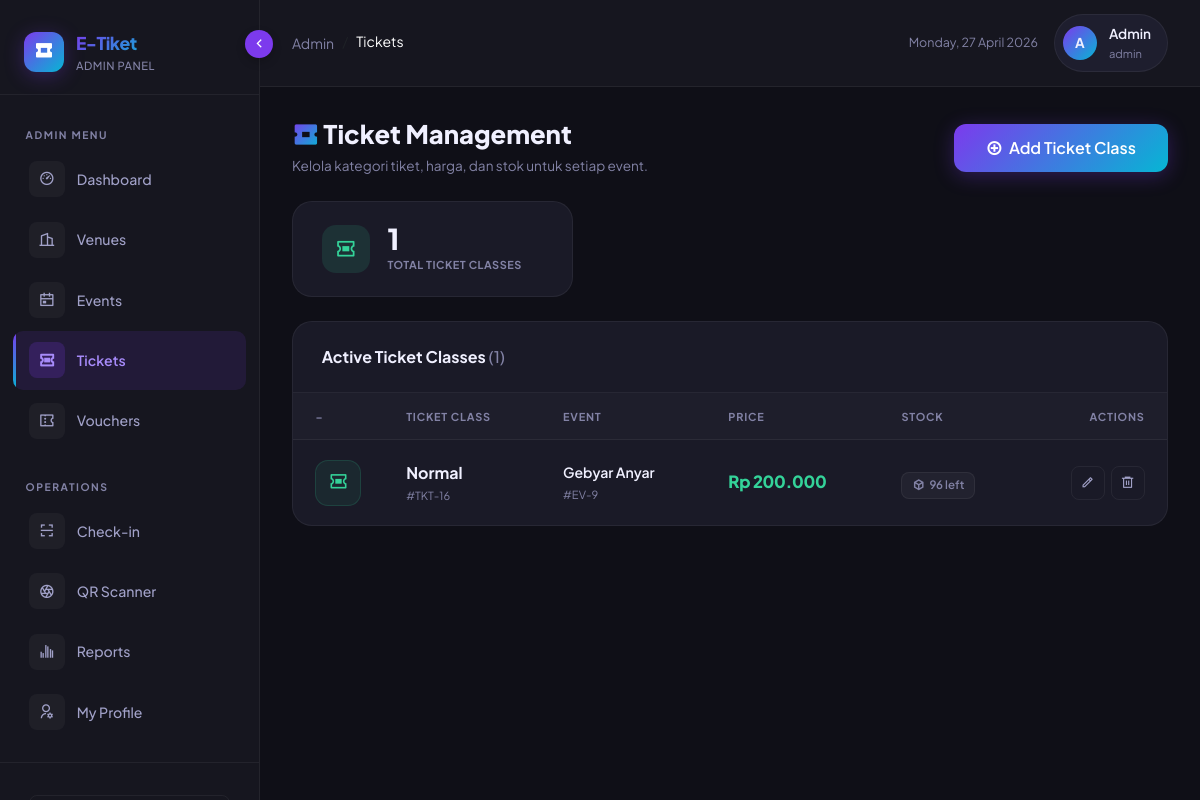
/admin/tiket.php (signed in), run on the app's committed database.
### tables this page shows
CREATE TABLE `tiket` (
  `id_tiket` int(11) NOT NULL,
  `id_event` int(11) NOT NULL,
  `nama_tiket` varchar(50) NOT NULL,
  `harga` int(11) NOT NULL,
  `kuota` int(11) NOT NULL
);

CREATE TABLE `event` (
  `id_event` int(11) NOT NULL,
  `nama_event` varchar(150) NOT NULL,
  `deskripsi` text DEFAULT NULL,
  `tanggal` date NOT NULL,
  `id_venue` int(11) NOT NULL,
  `gambar` varchar(255) DEFAULT 'default.jpg'
);

### app/controllers/TiketController.php (called while the page is built, shortened)
<?php
class TiketController {
    private $tiketModel;
    public function __construct() {
        require_once __DIR__ . '/../models/TiketModel.php';
        $this->tiketModel = new TiketModel();
    }
    public function index(): void {
        $tikets = $this->tiketModel->getAll();
        require_once __DIR__ . '/../views/admin/tiket/index.php';
    }
}

### admin/tiket.php (called while the page is built, shortened)
<?php
require_once __DIR__ . '/../app/controllers/TiketController.php';
(new TiketController())->index();

### app/config/auth.php (called while the page is built, shortened)
<?php
function currentUser(): array {
    return [
        'id'   => $_SESSION['id_user'] ?? null,
        'nama' => $_SESSION['nama']    ?? '',
        'role' => $_SESSION['role']    ?? '',
    ];
}

### app/config/database.php (called while the page is built, shortened)
<?php
function getDbConnection(): mysqli {
    static $conn = null;
    if ($conn === null) {
        $host = 'localhost';
        $user = 'root';
        $pass = '';
        $db   = 'event_tiket';
        $conn = mysqli_connect($host, $user, $pass, $db);
        mysqli_set_charset($conn, 'utf8mb4');
    }
    return $conn;
}

### app/models/BaseModel.php (called while the page is built, shortened)
<?php
abstract class BaseModel {
    protected mysqli $conn;
    public function __construct() {
        require_once __DIR__ . '/../config/database.php';
        $this->conn = getDbConnection();
    }
    protected function fetchAll(string $sql): array {
        $result = mysqli_query($this->conn, $sql);
        $rows = [];
        while ($row = mysqli_fetch_assoc($result)) {
            $rows[] = $row;
        }
        return $rows;
    }
}

### app/models/TiketModel.php (called while the page is built, shortened)
<?php
require_once __DIR__ . '/BaseModel.php';
class TiketModel extends BaseModel {
    public function getAll(): array {
        return $this->fetchAll(
            "SELECT t.*, e.nama_event FROM tiket t
             JOIN event e ON t.id_event = e.id_event
             ORDER BY t.id_tiket DESC"
        );
    }
}

### app/views/admin/tiket/index.php (the view, shortened to what this page needs)
<!DOCTYPE html>
<html lang="en" data-theme="dark">
<head>
    <link href="https://cdn.jsdelivr.net/npm/bootstrap@5.3.0/dist/css/bootstrap.min.css" rel="stylesheet">
    <link href="https://cdn.jsdelivr.net/npm/remixicon@4.2.0/fonts/remixicon.css" rel="stylesheet">
    <link href="<?= BASE_URL ?>/assets/css/style.css" rel="stylesheet">
</head>
<body>
<?php require_once __DIR__ . '/../../layouts/sidebar.php'; ?>
<div class="main-content">
    <div class="topnav">
        <div class="topnav-left">
            <nav aria-label="breadcrumb"><ol class="breadcrumb mb-0">
                <li class="breadcrumb-item"><a href="<?= BASE_URL ?>/admin/dashboard.php" class="text-decoration-none small" style="color:var(--text-muted)">Admin</a></li>
                <li class="breadcrumb-item active small text-white">Tickets</li>
            </ol></nav>
        </div>
        <div class="topnav-right">
            <div style="font-size: 0.78rem; color: var(--text-muted);"><?= date('l, d F Y') ?></div>
            <div class="user-badge">
                <div class="user-avatar"><?= strtoupper(substr($user['nama'], 0, 1)) ?></div>
                <div class="user-info">
                    <div class="user-name"><?= htmlspecialchars($user['nama']) ?></div>
                    <div class="user-role"><?= htmlspecialchars($user['role']) ?></div>
                </div>
            </div>
        </div>
    </div>
    <div class="page-body" style="padding:2rem 2rem 3rem;">
        <div class="tk-page-header mb-4">
            <div><h1 style="font-size:1.6rem;font-weight:800;color:var(--text-primary);margin:0;"><i class="ri-ticket-2-fill" style="background:var(--gradient-primary);-webkit-background-clip:text;-webkit-text-fill-color:transparent;"></i> Ticket Management</h1>
                <p style="color:var(--text-muted);font-size:.85rem;margin:4px 0 0;">Kelola kategori tiket, harga, dan stok untuk setiap event.</p></div>
            <button class="btn btn-primary btn-lg" data-bs-toggle="modal" data-bs-target="#modalAdd"><i class="ri-add-circle-line"></i> Add Ticket Class</button>
        </div>
        <div class="row g-3 mb-4">
            <div class="col-md-4"><div class="tk-stat"><div class="tk-stat-icon green"><i class="ri-ticket-2-line"></i></div><div><div class="tk-stat-val"><?= count($tikets) ?></div><div class="tk-stat-lbl">Total Ticket Classes</div></div></div></div>
        </div>
        <div class="tk-card">
            <div class="tk-toolbar"><div class="tk-toolbar-title">Active Ticket Classes <span style="color:var(--text-muted);font-weight:500;">(<?= count($tikets) ?>)</span></div></div>
            <div class="table-responsive">
                <table class="tk-table">
                    <thead><tr><th width="80">–</th><th>Ticket Class</th><th>Event</th><th>Price</th><th>Stock</th><th style="text-align:right;">Actions</th></tr></thead>
                    <tbody>
                        <?php foreach ($tikets as $t): ?>
                        <tr>
                            <td><div class="tk-icon"><i class="ri-ticket-2-line"></i></div></td>
                            <td><div class="tk-name"><?= htmlspecialchars($t['nama_tiket']) ?></div><div class="tk-id">#TKT-<?= $t['id_tiket'] ?></div></td>
                            <td><div class="tk-event-name"><?= htmlspecialchars($t['nama_event']) ?></div><div class="tk-event-id">#EV-<?= $t['id_event'] ?></div></td>
                            <td><div class="tk-price">Rp <?= number_format($t['harga'],0,',','.') ?></div></td>
                            <td><span class="tk-stock"><i class="ri-box-3-line"></i><?= number_format($t['kuota']) ?> left</span></td>
                            <td><div class="tk-actions">
                                <button class="tk-btn btn-edit-tk" data-id="<?= $t['id_tiket'] ?>" data-nama="<?= htmlspecialchars($t['nama_tiket']) ?>" data-event="<?= $t['id_event'] ?>" data-harga="<?= $t['harga'] ?>" data-kuota="<?= $t['kuota'] ?>" title="Edit"><i class="ri-pencil-line"></i></button>
                                <a href="?del=<?= $t['id_tiket'] ?>" class="tk-btn danger" onclick="return confirm('Hapus tiket ini?')" title="Delete"><i class="ri-delete-bin-6-line"></i></a>
                            </div></td>
                        </tr>
                        <?php endforeach; ?>
                    </tbody>
                </table>
            </div>
        </div>
    </div>
</div>
</body>
</html>

### assets/css/style.css (style rules this page uses)
:root { --primary: #7c3aed; --primary-light: #a78bfa; --primary-dark: #5b21b6; --accent: #06b6d4; --accent-2: #f59e0b; --success: #10b981; --danger: #ef4444; --warning: #f59e0b; --bg-base: #0f0f17; --bg-surface: #16161f; --bg-elevated: #1e1e2e; --bg-card: #1a1a27; --bg-hover: #252535; --bg-navbar: rgba(15, 15, 23, 0.8); --border: rgba(255,255,255,0.06); --border-hover: rgba(124,58,237,0.4); --text-primary: #f0f0ff; --text-secondary: #a1a1c8; --text-muted: #8282a5; --gradient-primary: linear-gradient(135deg, #7c3aed 0%, #06b6d4 100%); --gradient-surface: linear-gradient(135deg, #16161f 0%, #1e1e2e 100%); --gradient-card: linear-gradient(145deg, #1a1a27, #1e1e2e); --gradient-success: linear-gradient(135deg, #059669, #10b981); --gradient-danger: linear-gradient(135deg, #dc2626, #ef4444); --gradient-warning: linear-gradient(135deg, #d97706, #f59e0b); --gradient-info: linear-gradient(135deg, #0891b2, #06b6d4); --sidebar-width: 260px; --shadow-sm: 0 2px 8px rgba(0,0,0,0.3); --shadow-md: 0 4px 20px rgba(0,0,0,0.4); --shadow-lg: 0 8px 40px rgba(0,0,0,0.5); --shadow-primary: 0 4px 20px rgba(124,58,237,0.3); --shadow-glow: 0 0 30px rgba(124,58,237,0.15); }
*, *::before, *::after { box-sizing: border-box; margin: 0; padding: 0; }
html { scroll-behavior: smooth; }
body { font-family: 'Plus Jakarta Sans', sans-serif; background-color: var(--bg-base); color: var(--text-primary); line-height: 1.6; min-height: 100vh; overflow-x: hidden; }
.main-content { margin-left: var(--sidebar-width); min-height: 100vh; background: var(--bg-base); padding: 0; }
.page-body { padding: 0 2rem 2rem; }
.topnav { background: var(--bg-surface); border-bottom: 1px solid var(--border); padding: 0.9rem 2rem; display: flex; align-items: center; justify-content: space-between; position: sticky; top: 0; z-index: 100; backdrop-filter: blur(10px); }
.topnav-left { display: flex; align-items: center; gap: 0.5rem; }
.topnav-right { display: flex; align-items: center; gap: 1rem; }
.user-badge { display: flex; align-items: center; gap: 0.75rem; background: var(--bg-elevated); border: 1px solid var(--border); padding: 0.5rem 1rem 0.5rem 0.5rem; border-radius: 50px; cursor: pointer; transition: border-color 0.25s; }
.user-avatar { width: 34px; height: 34px; background: var(--gradient-primary); border-radius: 50%; display: flex; align-items: center; justify-content: center; font-size: 0.85rem; font-weight: 700; }
.user-info .user-name { font-size: 0.85rem; font-weight: 600; color: var(--text-primary); }
.user-info .user-role { font-size: 0.7rem; color: var(--text-muted); }
.btn { font-family: 'Plus Jakarta Sans', sans-serif; font-weight: 600; border-radius: 10px; padding: 0.55rem 1.2rem; font-size: 0.875rem; transition: all 0.25s ease; border: none; cursor: pointer; display: inline-flex; align-items: center; gap: 0.4rem; }
.btn-primary { background: var(--gradient-primary); color: white; box-shadow: var(--shadow-primary); }
.btn-lg { padding: 0.75rem 2rem; font-size: 1rem; border-radius: 12px; }

### app/views/layouts/sidebar.php (style rules this page uses)
:root { --sidebar-width: 260px; --sidebar-collapsed-width: 85px; }
.main-content { transition: margin-left 0.3s cubic-bezier(0.4, 0, 0.2, 1); margin-left: var(--sidebar-width); }
.topnav { transition: all 0.3s ease; }

### data on the page
tiket: nama_tiket "Normal", id_tiket "16", id_event.nama_event "Gebyar Anyar", id_event "9", harga "200.000", kuota "96"

### other printed values
APP_NAME "E-Tiket"
substr($user['nama'], 0, 1) "A"
$user['nama'] "Admin"
$user['role'] "admin"
count($tikets) "1"
